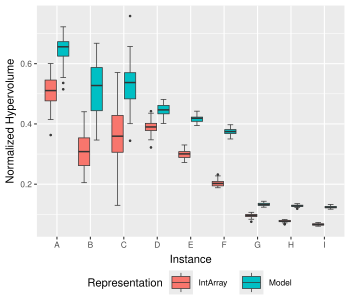

Write the R code that produced this figure.
library(ggplot2)
library(RPostgres)

con <- con <- dbConnect(
  RPostgres::Postgres(),
  user = "postgres",
  password = "postgres",
  dbname = "postgres"
)

df <- dbGetQuery(
  con,
  "
select problem,
       substring(instance from length('Input_') + 1 for 1) as model,
       representation,
       (configuration ->> 'populationSize')::integer       as population_size,
       hypervolume
from run r
         join stats s on r.id = s.run_id and r.total_iterations = s.iteration
where problem = 'Knapsack'
  "
)

dbDisconnect(con)

ggplot(
  subset(df, model >= "A" & model <= "I"),
  aes(x = model, y = hypervolume, fill = representation)
) +
  geom_boxplot(
    size = 0,
    staplewidth = 0.5,
    outlier.size = 0.25,
    linewidth = 0.25
  ) +
  labs(x = "Instance", y = "Normalized Hypervolume", fill = "Representation") +
  theme_gray(base_size = 8) +
  theme(
    legend.position = "bottom",
    legend.margin = margin(),
    legend.box.spacing = unit(4, "pt")
  )
